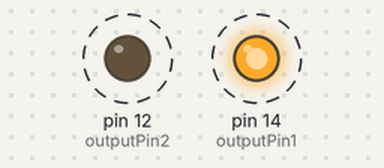
Recording of a sketch running on a simulated Arduino Uno, built with avr-gcc and run on an emulated ATmega328P. Parts: output pins drawn as LEDs (lit = HIGH). Dashed ring = blinking.

Above: at 0.5 s.
Timing chart, 0 to 4.6 s (numbered marks = the images above):
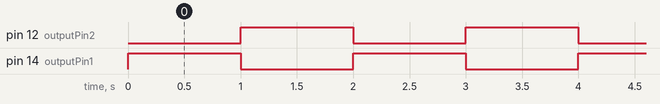

Measured:
- by itself, pin 12 (outputPin2), pin 14 (outputPin1): alternates HIGH for 1.0 s and LOW for 1.0 s

The sketch:

Solenoid_Actuation.ino
```cpp
const byte outputPin1 = 14;  //Pin Number 14 is Output
const byte outputPin2 = 12;  // Pin Number 12 is Output

void setup()
{
  pinMode(outputPin1, OUTPUT);
  pinMode(outputPin2, OUTPUT);
}

void loop()
{
   digitalWrite(outputPin1, HIGH);   // First output pin is made high
   digitalWrite(outputPin2, LOW);    // Second output pin is made low

   delay(1000);

   digitalWrite(outputPin1, LOW);  // First ouput pin is made low
   digitalWrite(outputPin2, HIGH);  // Second output pin is made high

   delay(1000);
}
```
